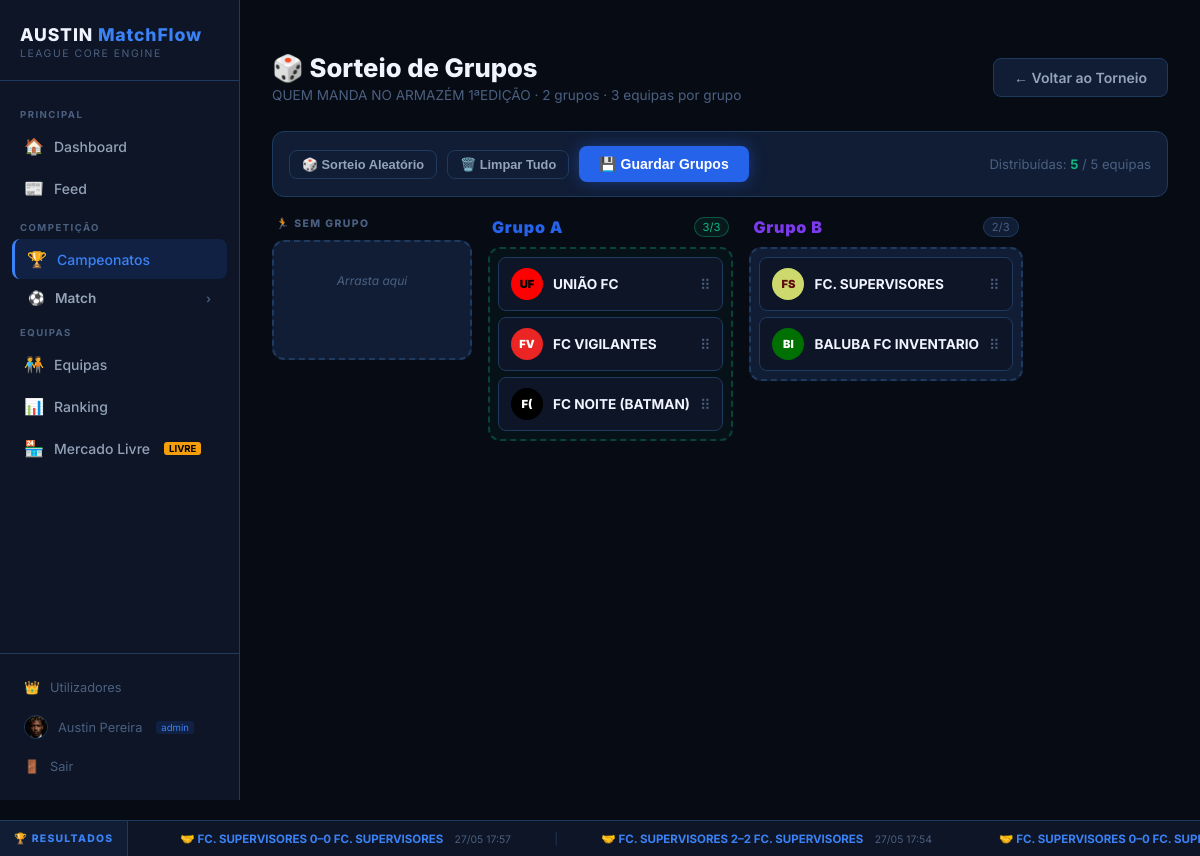
/tournaments/4/draw (signed in), run on the app's committed database.
### models/user.py (models this page shows, shortened)
class User(UserMixin, db.Model):
    __tablename__ = 'users'
    id = db.Column(db.Integer, primary_key=True)
    public_id = db.Column(db.String(36), unique=True, nullable=False,
                          default=lambda: str(uuid.uuid4()))
    username = db.Column(db.String(100), unique=True, nullable=False)
    email = db.Column(db.String(150), unique=True, nullable=False)
    password_hash = db.Column(db.String(256), nullable=False, default='')
    full_name = db.Column(db.String(150))
    avatar_url = db.Column(db.String(300), default='')
    role = db.Column(db.String(20), default='manager')
    sport_role = db.Column(db.String(20), default='player')
    is_active = db.Column(db.Boolean, default=True, nullable=False)
    player_id = db.Column(db.Integer, db.ForeignKey('players.id'), nullable=True)
    preferred_position = db.Column(db.String(50))
    current_team_id = db.Column(db.Integer, db.ForeignKey('teams.id'), nullable=True)
    created_at = db.Column(db.DateTime, default=datetime.utcnow)
    last_login = db.Column(db.DateTime, nullable=True)
    last_password_change = db.Column(db.DateTime, nullable=True)
    reset_token = db.Column(db.String(100), nullable=True, unique=True)
    reset_token_expires = db.Column(db.DateTime, nullable=True)
    password_history = db.relationship(
        'PasswordHistory', backref='user', lazy=True,
        cascade='all, delete-orphan',
        order_by='PasswordHistory.changed_at.desc()'
    )
    @property
    def is_free_agent(self):
        return self.sport_role in ('player', 'coach', 'ceo') and not self.current_team_id
    @property
    def display_name(self):
        return self.full_name if self.full_name else self.username

### models/tournament.py (models this page shows, shortened)
class Tournament(db.Model):
    __tablename__ = 'tournaments'
    id = db.Column(db.Integer, primary_key=True)
    name = db.Column(db.String(100), nullable=False)
    sport = db.Column(db.String(50), default='futsal')
    type = db.Column(db.String(50), nullable=False)
    format_type = db.Column(db.String(20), default='liga')
    status = db.Column(db.String(20), default='pending')
    created_by_id = db.Column(db.Integer, db.ForeignKey('users.id'), nullable=True)
    created_by = db.relationship('User', foreign_keys=[created_by_id])
    teams_count = db.Column(db.Integer, default=0)       # max teams expected
    description = db.Column(db.Text)
    logo_url = db.Column(db.String(300), default='')
    has_groups = db.Column(db.Boolean, default=False)
    groups_count = db.Column(db.Integer, default=0)
    teams_per_group = db.Column(db.Integer, default=0)
    qualify_per_group = db.Column(db.Integer, default=2)
    group_legs = db.Column(db.Integer, default=1)        # 1 = uma volta, 2 = duas voltas
    has_knockout = db.Column(db.Boolean, default=False)
    has_round_of_16 = db.Column(db.Boolean, default=False)
    has_quarter = db.Column(db.Boolean, default=False)
    has_semi = db.Column(db.Boolean, default=True)
    has_final = db.Column(db.Boolean, default=True)
    knockout_legs = db.Column(db.Integer, default=1)     # 1 = jogo único, 2 = ida e volta
    start_date = db.Column(db.String(20))
    created_at = db.Column(db.DateTime, default=db.func.now())
    currency           = db.Column(db.String(10), default='KWZ')
    registration_fee   = db.Column(db.Float, default=0)   # taxa de inscrição por equipa
    participation_fee  = db.Column(db.Float, default=0)   # taxa de participação por equipa
    prize_pool_total   = db.Column(db.Float, default=0)   # total do prémio
    groups = db.relationship('Group', backref='tournament', lazy=True, cascade='all, delete-orphan')
    teams = db.relationship('TournamentTeam', backref='tournament', lazy=True, cascade='all, delete-orphan')
    matches = db.relationship('Match', backref='tournament', lazy=True, cascade='all, delete-orphan')

class TournamentTeam(db.Model):
    __tablename__ = 'tournament_teams'
    id = db.Column(db.Integer, primary_key=True)
    tournament_id = db.Column(db.Integer, db.ForeignKey('tournaments.id'), nullable=False)
    team_id = db.Column(db.Integer, db.ForeignKey('teams.id'), nullable=False)
    group_id = db.Column(db.Integer, db.ForeignKey('groups.id'), nullable=True)
    group_letter = db.Column(db.String(5))
    phase = db.Column(db.String(30), default='group')
    seed = db.Column(db.Integer, default=0)              # seed for draw
    played = db.Column(db.Integer, default=0)
    wins = db.Column(db.Integer, default=0)
    draws = db.Column(db.Integer, default=0)
    losses = db.Column(db.Integer, default=0)
    goals_for = db.Column(db.Integer, default=0)
    goals_against = db.Column(db.Integer, default=0)
    points = db.Column(db.Integer, default=0)
    team = db.relationship('Team', backref='tournament_entries')

### models/team.py (models this page shows, shortened)
class Team(db.Model):
    __tablename__ = 'teams'
    id = db.Column(db.Integer, primary_key=True)
    name = db.Column(db.String(100), unique=True, nullable=False)
    short_name = db.Column(db.String(10))
    founded_date = db.Column(db.String(20))
    city = db.Column(db.String(100))
    country = db.Column(db.String(100), default='Portugal')
    primary_color = db.Column(db.String(10), default='#2563eb')
    secondary_color = db.Column(db.String(10), default='#ffffff')
    logo_url = db.Column(db.String(300), default='')      # path to uploaded logo
    stadium = db.Column(db.String(100))
    ceo = db.Column(db.String(100))
    manager = db.Column(db.String(100))
    coach = db.Column(db.String(100))
    assistant_coach = db.Column(db.String(100))
    captain = db.Column(db.String(100))
    formation = db.Column(db.String(20), default='4-3-3')
    tactic = db.Column(db.String(200))
    sport = db.Column(db.String(30), default='futsal')
    email = db.Column(db.String(150))
    phone = db.Column(db.String(30))
    website = db.Column(db.String(200))
    instagram = db.Column(db.String(100))
    notes = db.Column(db.Text)
    created_at = db.Column(db.DateTime, default=db.func.now())
    players = db.relationship('Player', backref='team', lazy=True, cascade='all, delete-orphan')
    posts = db.relationship('TeamPost', backref='team', lazy=True, cascade='all, delete-orphan',
                            order_by='TeamPost.created_at.desc()')
    @property
    def initials(self):
        words = self.name.split()
        if len(words) >= 2:
            return (words[0][0] + words[-1][0]).upper()
        return self.name[:2].upper()

### routes/tournament.py (the view)
@tournament_bp.route('/tournaments/<int:tournament_id>/draw')
@login_required
def draw_groups(tournament_id):
    tournament = Tournament.query.get_or_404(tournament_id)
    if tournament.type not in ('grupos_eliminatoria',):
        flash('Este torneio não tem fase de grupos.', 'error')
        return redirect(url_for('tournament.tournament_room', tournament_id=tournament_id))
    existing_groups = Group.query.filter_by(tournament_id=tournament_id).all()
    if not existing_groups:
        import string as _string
        num_groups = tournament.groups_count or 2
        for letter in _string.ascii_uppercase[:num_groups]:
            db.session.add(Group(name=letter, tournament_id=tournament_id))
        db.session.commit()
    registered_teams = TournamentTeam.query.filter_by(
        tournament_id=tournament_id
    ).order_by(TournamentTeam.group_letter.asc().nullslast()).all()
    return render_template('tournament/draw.html',
                           tournament=tournament,
                           registered_teams=registered_teams)

### templates/tournament/draw.html (shortened to what this page needs)
{% extends 'base.html' %}
{% block content %}
<div class="page-header">
  <div>
    <div class="page-title">🎲 Sorteio de Grupos</div>
    <div class="page-subtitle">
      {{ tournament.name }} ·
      {{ tournament.groups_count or 2 }} grupos ·
      {{ tournament.teams_per_group or '?' }} equipas por grupo
    </div>
  </div>
  <a href="{{ url_for('tournament.tournament_room', tournament_id=tournament.id) }}"
     class="btn btn-secondary">← Voltar ao Torneio</a>
</div>
<div class="draw-actions">
  <button class="btn btn-secondary btn-sm" onclick="randomDraw()">
    🎲 Sorteio Aleatório
  </button>
  <button class="btn btn-secondary btn-sm" onclick="clearAll()">
    🗑️ Limpar Tudo
  </button>
  <button class="btn btn-primary" onclick="saveGroups()" id="save-btn">
    💾 Guardar Grupos
  </button>
  <div class="draw-status">
    Distribuídas: <span id="assigned-count" class="count-warn">0</span> /
    <span id="total-count">{{ registered_teams|length }}</span> equipas
  </div>
</div>
<div class="draw-layout" id="draw-layout">
  <div class="draw-pool">
    <div class="draw-pool-title">🏃 Sem Grupo</div>
    <div class="drop-zone-group" id="pool"
         ondragover="onDragOver(event)"
         ondragleave="onDragLeave(event)"
         ondrop="onDrop(event, null)">
      <div class="drop-zone-empty-hint" id="pool-hint" style="display:none;">Arrasta aqui</div>
    </div>
  </div>
  {% set letters = ['A','B','C','D','E','F','G','H'] %}
  {% for i in range(tournament.groups_count or 2) %}
  {% set letter = letters[i] %}
  {% set tpg = tournament.teams_per_group or 4 %}
  {% set group_teams = registered_teams | selectattr('group_letter','equalto',letter) | list %}
  <div class="draw-group-col group-color-{{ letter }}">
    <div class="draw-group-header">
      <div class="draw-group-label" style="color:var(--gc, var(--neon-glow));">
        Grupo {{ letter }}
      </div>
      <div class="draw-group-count {{ 'full' if group_teams|length >= tpg else '' }}"
           id="count-{{ letter }}">
      </div>
    </div>
    <div class="drop-zone-group {{ 'full-zone' if group_teams|length >= tpg else '' }}"
         id="group-{{ letter }}"
         data-group="{{ letter }}"
         data-max="{{ tpg }}"
         ondragover="onDragOver(event)"
         ondragleave="onDragLeave(event)"
         ondrop="onDrop(event, '{{ letter }}')">
      {% if group_teams %}
      {% for tt in group_teams %}
      <div class="draw-team-card"
           id="team-{{ tt.team_id }}"
           draggable="true"
           data-team-id="{{ tt.team_id }}"
           data-team-name="{{ tt.team.name }}"
           ondragstart="onDragStart(event, {{ tt.team_id }})"
           ondragend="onDragEnd(event)">
        {% if tt.team.logo_url %}
        <img src="{{ url_for('static', filename=tt.team.logo_url) }}" class="draw-team-logo" />
        {% else %}
        <div class="draw-team-logo-placeholder"
             style="background:{{ tt.team.primary_color or '#2563eb' }};color:{{ tt.team.secondary_color or '#fff' }};">
          {{ tt.team.initials }}
        </div>
        {% endif %}
        <span class="draw-team-name">{{ tt.team.name }}</span>
        <span class="draw-team-drag-handle">⠿</span>
      </div>
      {% endfor %}
      {% else %}
      <div class="drop-zone-empty-hint">Arrasta equipas aqui</div>
      {% endif %}
    </div>
  </div>
  {% endfor %}
</div>
{% endblock %}

### templates/base.html (shortened to what this page needs)
﻿<!DOCTYPE html>
<html lang="pt">
<head>
  <link rel="stylesheet" href="{{ url_for('static', filename='css/style.css') }}" />
</head>
<body>
{% if current_user.is_authenticated %}
<div class="layout">
  <aside class="sidebar">
    <div class="sidebar-logo">
      <div class="logo-text">AUSTIN <span>MatchFlow</span></div>
      <div class="logo-sub">League Core Engine</div>
    </div>
    <nav class="sidebar-nav">
      <div class="nav-section-label">Principal</div>
      <a href="{{ url_for('index') }}" class="{{ 'active' if request.endpoint == 'index' }}">
        <span class="nav-icon">🏠</span> Dashboard
      </a>
      <a href="{{ url_for('feed.global_feed') }}" class="{{ 'active' if 'feed' in request.endpoint }}">
        <span class="nav-icon">📰</span> Feed
      </a>
      <div class="nav-section-label">Competição</div>
      <a href="{{ url_for('tournament.list_tournaments') }}" class="{{ 'active' if 'tournament' in request.endpoint }}">
        <span class="nav-icon">🏆</span> Campeonatos
      </a>
      {% set match_active = 'match' in request.endpoint %}
      <div class="nav-submenu-wrap">
        <div class="nav-submenu-toggle {{ 'active' if match_active }}"
             onclick="toggleSubmenu('match-sub', this)"
             id="match-toggle">
          <span class="nav-icon">⚽</span>
          <span>Match</span>
          <span class="nav-arrow" id="match-arrow">›</span>
        </div>
      </div>
      <div class="nav-section-label">Equipas</div>
      <a href="{{ url_for('team.list_teams') }}" class="{{ 'active' if 'team' in request.endpoint }}">
        <span class="nav-icon">🧑‍🤝‍🧑</span> Equipas
      </a>
      <a href="{{ url_for('player.ranking') }}" class="{{ 'active' if request.endpoint == 'player.ranking' }}">
        <span class="nav-icon">📊</span> Ranking
      </a>
      <a href="{{ url_for('market.free_market') }}" class="{{ 'active' if 'market' in request.endpoint }}">
        <span class="nav-icon">🏪</span> Mercado Livre
        {% if current_user.is_free_agent %}
        <span style="font-size:0.6rem;background:var(--warning);color:#000;
                     padding:1px 5px;border-radius:3px;margin-left:4px;font-weight:700;">LIVRE</span>
        {% endif %}
      </a>
    </nav>
    <div class="sidebar-footer">
      {% if current_user.role == 'admin' %}
      <a href="{{ url_for('auth.admin_users') }}" class="{{ 'active' if request.endpoint == 'auth.admin_users' }}">
        <span class="nav-icon">👑</span> Utilizadores
      </a>
      {% endif %}
      <a href="{{ url_for('auth.profile') }}" class="{{ 'active' if request.endpoint == 'auth.profile' }}">
        {% if current_user.avatar_url %}
        <img src="{{ url_for('static', filename=current_user.avatar_url) }}"
             style="width:24px;height:24px;border-radius:50%;object-fit:cover;
                    border:1px solid var(--border);flex-shrink:0;" />
        {% endif %}
        <span>{{ current_user.display_name }}</span>
        <span style="font-size: 0.6rem; background: rgba(37,99,235,0.15); color: var(--neon-glow);
                     padding: 1px 5px; border-radius: 3px; margin-left: 4px;">{{ current_user.role }}</span>
      </a>
      <a href="{{ url_for('auth.logout') }}">
        <span class="nav-icon">🚪</span> Sair
      </a>
    </div>
  </aside>
  <main class="main-content">
    {% block content %}{% endblock %}
  </main>
</div>
{% else %}
  {% block auth_content %}{% endblock %}
{% endif %}
{% if current_user.is_authenticated %}
<div id="results-ticker" style="
  position:fixed;bottom:0;left:0;right:0;z-index:200;
  background:var(--bg-secondary);
  border-top:1px solid var(--border);
  height:36px;overflow:hidden;
  display:flex;align-items:center;">
  <div style="flex-shrink:0;padding:0 14px;font-size:0.65rem;font-weight:800;
              letter-spacing:0.12em;text-transform:uppercase;color:var(--neon-glow);
              border-right:1px solid var(--border);height:100%;display:flex;align-items:center;
              background:var(--bg-card);">
    🏆 RESULTADOS
  </div>
  <div id="ticker-track" style="
    display:flex;align-items:center;gap:0;
    white-space:nowrap;overflow:hidden;flex:1;
    animation:ticker-scroll 40s linear infinite;">
    <span id="ticker-content" style="font-size:0.72rem;color:var(--text-secondary);padding:0 20px;">
    </span>
  </div>
</div>
<div style="height:36px;"></div>
{% endif %}
</body>
</html>

### data on the page
User: avatar_url (picture), display_name "Austin Pereira", role "admin"
Tournament: name "QUEM MANDA NO ARMAZÉM 1ªEDIÇÃO", groups_count "2", teams_per_group "3"
TournamentTeam: team.initials "UF", team.name "UNIÃO FC"
TournamentTeam: team.initials "FV", team.name "FC VIGILANTES"
TournamentTeam: team.initials "F(", team.name "FC NOITE (BATMAN)"
TournamentTeam: team.initials "FS", team.name "FC. SUPERVISORES"
TournamentTeam: team.initials "BI", team.name "BALUBA FC INVENTARIO"

### other printed values
{{ registered_teams|length }} "5"
{{ letter }} "A" "B"
